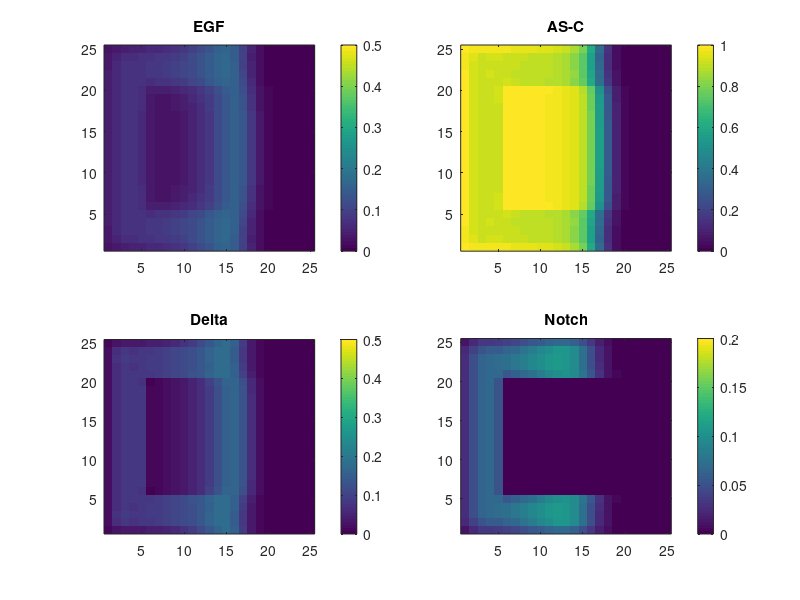

This chart was generated by the following MATLAB code:
Tmax=200;Xmax=25;
dt=0.1;dx=1;dx2=dx*dx;
de=1;ke=1;ae=1;ea=10;kn=1;dn=0.25;dc=0.25;kd=1;ad=1;
E=zeros(Xmax,Xmax,Tmax);En=zeros(Xmax,Xmax);
N=zeros(Xmax,Xmax,Tmax);D=zeros(Xmax,Xmax,Tmax);Nmutant=ones(Xmax,Xmax);Nmutant(6:20,6:20)=0;%Definition of the Notch mutant region, Nmutant
A=zeros(Xmax,Xmax,Tmax);A(:,1,1)=0.5;
Etemp=zeros(Xmax,Xmax);Eright=Etemp;Eleft=Etemp;Eup=Etemp;Edown=Etemp;
for T=1:Tmax-1
    Etemp=E(:,:,T);
    Eright(:,Xmax)=Etemp(:,Xmax);Eright(:,1:Xmax-1)=Etemp(:,2:Xmax);
    Eleft(:,1)=Etemp(:,1);Eleft(:,2:Xmax)=Etemp(:,1:Xmax-1);
    Eup(Xmax,:)=Etemp(Xmax,:);Eup(1:Xmax-1,:)=Etemp(2:Xmax,:);
    Edown(1,:)=Etemp(1,:);Edown(2:Xmax,:)=Etemp(1:Xmax-1,:);
    E(:,:,T+1)=dt*(de*(Eright+Eleft+Eup+Edown-4*Etemp)/dx2-ke*E(:,:,T)+ae*A(:,:,T).*(1-A(:,:,T)))+E(:,:,T);   
    for X=2: Xmax-1
        for Y=2:Xmax-1
            N(Y,X,T+1)= N(Y,X,T) + dt*(( dn*( D(Y,X+1,T)+D(Y,X-1,T)+D(Y+1,X,T)+D(Y-1,X,T)) -dc*D(Y,X,T))*Nmutant(Y,X) -kn*N(Y,X,T) );%Calculating the lateral inhibition of N in the presence of Notch mutant region                     
        end
    end
    for X=2: Xmax-1        
        N(1,X,T+1)= N(1,X,T) + dt*( dn*( D(1,X+1,T)+D(1,X-1,T)+D(2,X,T)) -dc*D(1,X,T) -kn*N(1,X,T));  
        N(Xmax,X,T+1)= N(Xmax,X,T) + dt*( dn*( D(Xmax,X+1,T)+D(Xmax,X-1,T)+D(Xmax-1,X,T)) -dc*D(Xmax,X,T) -kn*N(Xmax,X,T) );         
    end
    for Y=2: Xmax-1        
        N(Y,1,T+1)= N(Y,1,T) + dt*( dn*( D(Y+1,1,T)+D(Y-1,1,T)+D(Y,2,T)) -dc*D(Y,1,T) -kn*N(Y,1,T) );  
        N(Y,Xmax,T+1)= N(Y,Xmax,T) + dt*( dn*( D(Y+1,Xmax,T)+D(Y-1,Xmax,T)+D(Y,Xmax-1,T)) -dc*D(Y,Xmax,T) -kn*N(Y,Xmax,T) );         
    end       
    N(1,1,T+1)= N(1,1,T) + dt*( dn*( D(1,2,T)+D(2,1,T)) -dc*D(1,1,T) -kn*N(1,1,T));  
    N(Xmax,1,T+1)= N(Xmax,1,T) + dt*( dn*( D(Xmax,2,T)+D(Xmax-1,1,T)) -dc*D(Xmax,1,T) -kn*N(Xmax,1,T) );         
    N(1,Xmax,T+1)= N(1,Xmax,T) + dt*( dn*( D(2,Xmax,T)+D(1,Xmax-1,T)) -dc*D(1,Xmax,T) -kn*N(1,Xmax,T) );
    N(Xmax,Xmax,T+1)= N(Xmax,Xmax,T) + dt*( dn*( D(Xmax,Xmax-1,T)+D(Xmax-1,Xmax,T)) -dc*D(Xmax,Xmax,T) -kn*N(Xmax,Xmax,T) );       
    D(:,:,T+1)=dt*(-kd*D(:,:,T)+ad*A(:,:,T).*(1-A(:,:,T)))+D(:,:,T);
    En=E(:,:,T)-N(:,:,T);En=En.*(En>0);
    A(:,:,T+1)=dt*(ea*(1-A(:,:,T)).*En)+A(:,:,T);
end
figure('Position',[0 100 1000 600]);
for T=1:10:100
    subplot(2,2,1);imagesc(E(:,:,T),[0 0.5]);set(gca,'YDir','normal');title('EGF');colorbar;
    subplot(2,2,2);imagesc(A(:,:,T),[0 1]);set(gca,'YDir','normal');title('AS-C');colorbar;
    subplot(2,2,3);imagesc(D(:,:,T),[0 0.5]);set(gca,'YDir','normal');title('Delta');colorbar;
    subplot(2,2,4);imagesc(N(:,:,T),[0 0.2]);set(gca,'YDir','normal');title('Notch');colorbar;
    pause(0.001);
end
